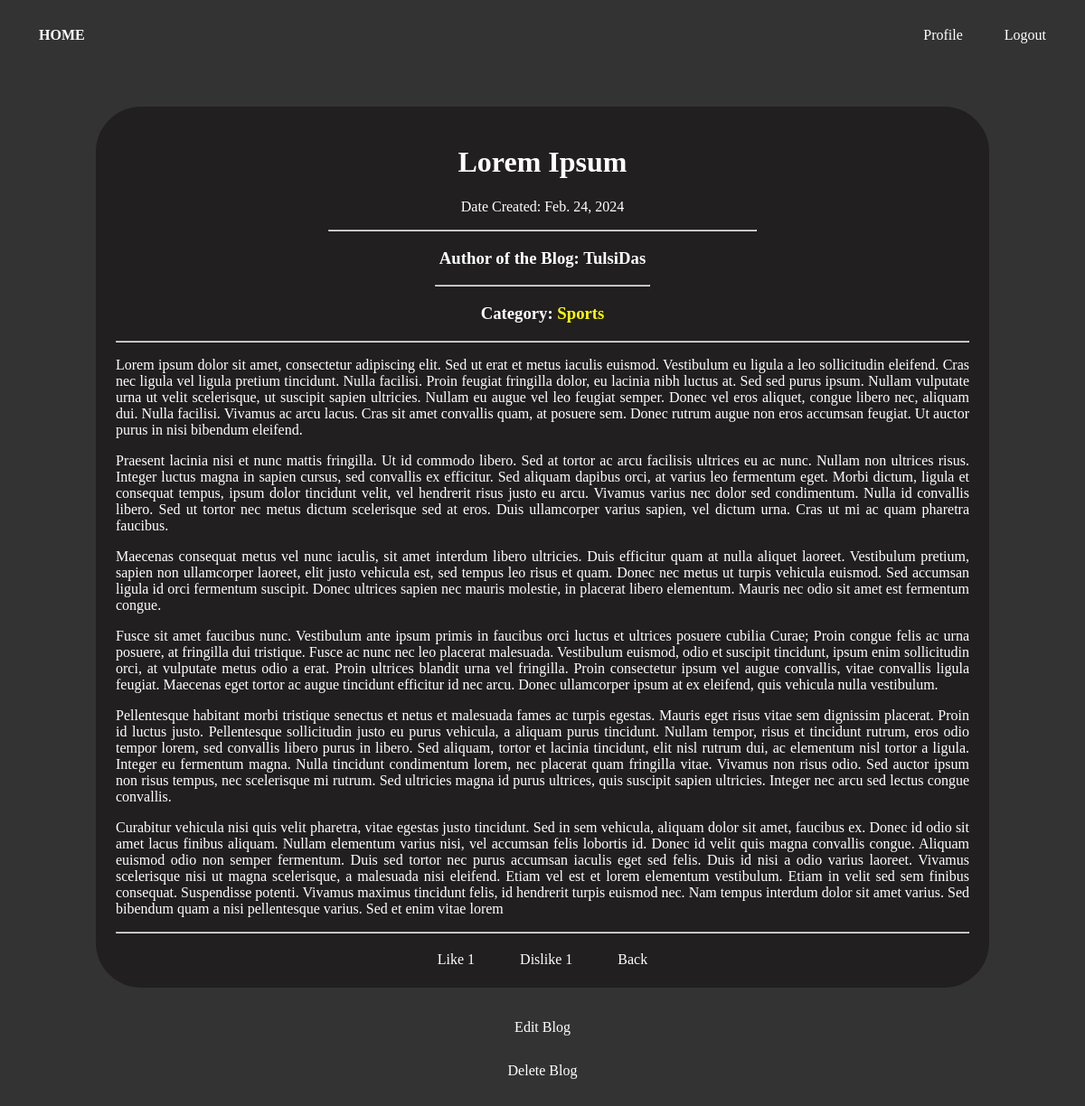
Page /detail/18 (signed in) on the committed database.
### home/models.py (models this page shows)
class Post(models.Model):
    author = models.ForeignKey(User, on_delete=models.CASCADE)
    title = models.CharField(max_length = 250)
    body =  RichTextField(blank=True, null=True)
    post_date = models.DateField(auto_now_add=True)
    category = models.CharField(max_length=250)
    likes = models.ManyToManyField(User, related_name='liked_posts')
    dislikes = models.ManyToManyField(User, related_name='disliked_post')
    def __str__(self) -> str:
        return self.title

### home/views.py (the view)
# urls.py: path('detail/<int:pk>', views.detail, name="detail"),
def detail(request, pk):
    if not request.user.is_authenticated:
        messages.error(request, "Login to Access the Website!!!")
        return redirect('login')
    get_post = Post.objects.filter(pk=pk)
    print(get_post)
    context = {
        "posts": get_post
    }
    return render(request, 'detail.html', context)

### templates/detail.html (shortened to what this page needs)
<!DOCTYPE html>
<html lang="en">
    <head>
        {% load static %}
        <link rel="stylesheet" href="{% static 'main.css' %}">
    </head>
    <nav class="navbar">
        <div class="navbar-left">
            <a class="nav-link active postbutton" aria-current="page" href="{% url 'home' %}"><b>HOME</b></a>
        </div>
        <div class="navbar-right">
            <a class="nav-link button-3" href="{% url 'dashboard'%}">Profile</a>
            <a class="nav-link button-4" href="{% url 'logout' %}">Logout</a>
        </div>
    </nav>
    <body style="margin: 0;padding: 0; background-color: #333;">
        <div class="container1">
            {% for post in posts%}
            <div class="content1 animated-border">
                <div class="title">
                    <h1>{{post.title}}</h1>
                    <p>Date Created: {{post.post_date}}</p>
                    <hr  width="50%">
                </div>
                <div class="author">
                    <h3>Author of the Blog: {{post.author}}</h3>
                    <hr width="25%">
                    <h3>Category:<a style="text-decoration: none; color: yellow;" href="{% url 'catPage' post.category %}"> {{post.category}}</a></h3>
                    <hr>
                </div>
                <div class="description">
                    <p>{{post.body|safe}}</p>
                </div>
                <hr>
                <div style="text-align: center; margin-top: 20px; ">
                <a class="postbutton" href="{% url 'like' pk=post.pk %}">Like {{post.likes.count}}</a>
                <a class="postbutton" href="{% url 'dislike' pk=post.pk %}">Dislike {{post.dislikes.count}}</a>
                <a class="postbutton" href="{% url 'home' %}">Back</a>
                </div>
            </div>
        </div>
        {% if post.author == user%}
        <div style="margin-top: 15px; text-align: center; color: #fff;">
            <a class="postbutton" href="{%url 'edit' post.pk %} ">Edit Blog</a>
            </div>
        <div style="text-align: center; color: #fff; margin-top: 30px; margin-bottom: 20px;">
            <a class="postbutton" href="{%url 'delete' post.pk %}">Delete Blog</a>
        </div>
        {% endif %}
        {% endfor %}
    </body>
</html>

### static/main.css (style rules this page uses)
body { margin: 0; border: 10px solid #333; }
.navbar { background-color: #333; color: #fff; padding: 10px; display: flex; justify-content: space-between; align-items: center; margin: 0px; }
.navbar a { background-color: transparent; border-radius: 20px; color: inherit; border: 2px solid transparent; cursor: pointer; padding: 8px 16px; margin: 0 5px; text-decoration: none; position: relative; }
.navbar a.create-post::before, .navbar a.button-3::before, .navbar a.button-4::before { content: ''; position: absolute; top: 0; left: 0; width: 100%; height: 100%; border: 2px solid transparent; border-radius: inherit; animation: rainbow-border 5s linear infinite; }
.navbar-left, .navbar-right, .navbar-middle { display: flex; align-items: center; }
.postbutton { background-color: transparent; border-radius: 20px; color: inherit; border: 2px solid transparent; cursor: pointer; padding: 8px 16px; margin: 0 5px; text-decoration: none; position: relative; }
.postbutton::before { content: ''; position: absolute; top: 0; left: 0; width: 100%; height: 100%; border: 2px solid transparent; border-radius: inherit; animation: rainbow-border 5s linear infinite; }
.animated-border { border: 2px solid transparent; border-radius: 10px; overflow: hidden; animation: rainbow-border 10s infinite linear; }
.container1 { display: flex; justify-content: center; align-items: flex-start; padding-top: 30px; }
.content1 { background-color: #211f1f; color: #fff ; border-radius: 50px; padding: 20px; width: 80%; max-width: 80%; margin: 20px; }
.title { text-align: center; margin-bottom: 10px; }
.author { text-align: center; margin-bottom: 10px; }
.description { text-align: justify; }

### rows in the picture
Post: title "Lorem Ipsum", post_date "Feb. 24, 2024", author "TulsiDas", category "Sports", body "Lorem ipsum dolor sit amet, consectetur adipiscing elit. Sed ut erat et metus iaculis euismod. Vestibulum eu ligula a leo sollicitudin eleifend. Cras nec ligula vel ligula pretium tincidunt. Nulla facilisi. Proin feugiat fringilla dolor, eu lacinia nibh luctus at. Sed sed purus ipsum. Nullam vulputate urna ut velit scelerisque, ut suscipit sapien ultricies. Nullam eu augue vel leo feugiat semper. Donec vel eros aliquet, congue libero nec, aliquam dui. Nulla facilisi. Vivamus ac arcu lacus. Cras sit amet convallis quam, at posuere sem. Donec rutrum augue non eros accumsan feugiat. Ut auctor purus in nisi bibendum eleifend. Praesent lacinia nisi et nunc mattis fringilla. Ut id commodo libero.…", likes.count "1", dislikes.count "1", shows "Edit Blog"
